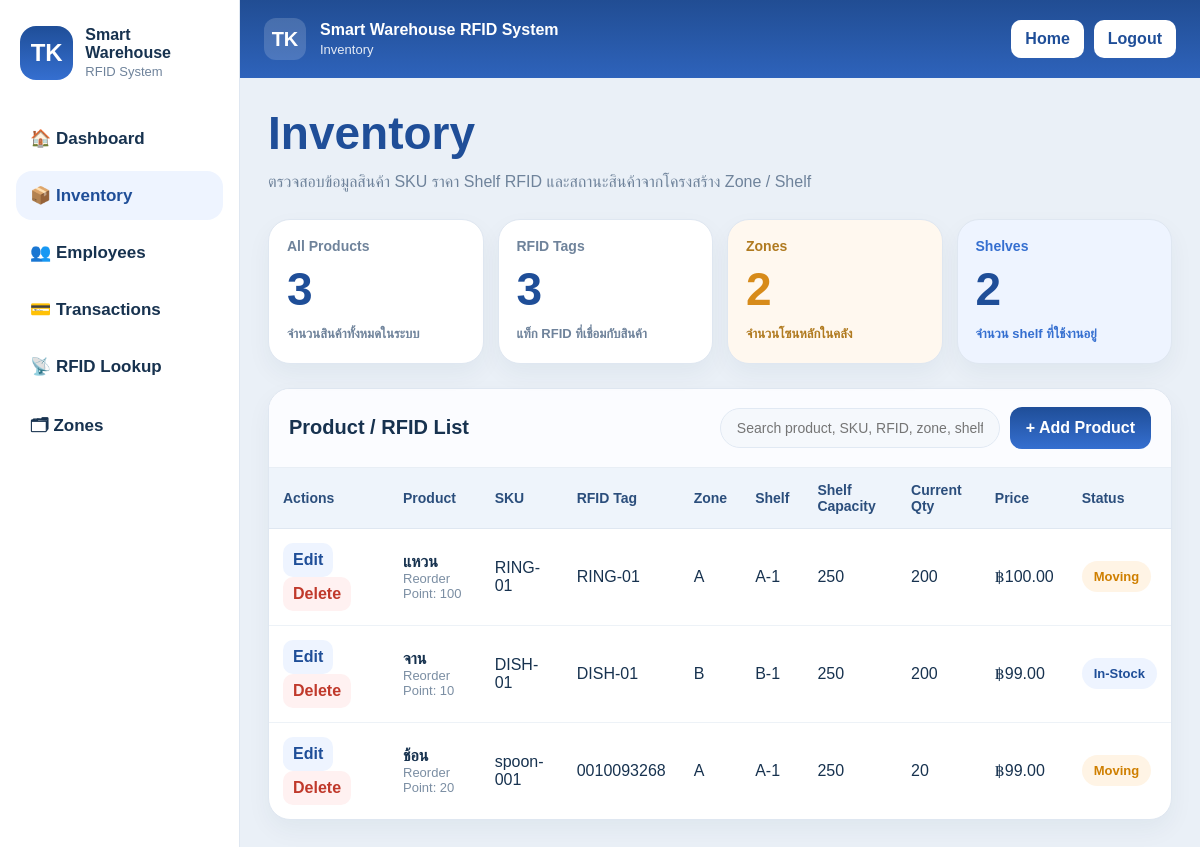
The app's page /smarthouse-rfid/inventory.php (signed in) with its own data.
### tables this page shows
CREATE TABLE `products` (
  `product_id` int(11) NOT NULL,
  `sku` varchar(50) NOT NULL,
  `product_name` varchar(255) NOT NULL,
  `reorder_point` int(11) NOT NULL DEFAULT 0,
  `price` decimal(10,2) NOT NULL DEFAULT 0.00
);

CREATE TABLE `rfid_tags` (
  `rfid_id` int(11) NOT NULL,
  `rfid_code` varchar(100) NOT NULL,
  `product_id` int(11) NOT NULL,
  `shelf_id` int(11) DEFAULT NULL,
  `STATUS` enum('In-Stock','Moving','Shipped') NOT NULL DEFAULT 'In-Stock'
);

CREATE TABLE `zones` (
  `zone_id` int(11) NOT NULL,
  `zone_code` varchar(20) NOT NULL,
  `zone_name` varchar(100) NOT NULL,
  `total_capacity` int(11) NOT NULL DEFAULT 0
);

CREATE TABLE `shelves` (
  `shelf_id` int(11) NOT NULL,
  `zone_id` int(11) NOT NULL,
  `shelf_code` varchar(50) NOT NULL,
  `shelf_capacity` int(11) NOT NULL DEFAULT 0
);

### smarthouse-rfid/inventory.php (the view, shortened to what this page needs)
<?php
require_once __DIR__ . '/config/db.php';
$totalProducts = (int)$pdo->query("SELECT COUNT(*) FROM products")->fetchColumn();
$totalRFID = (int)$pdo->query("SELECT COUNT(*) FROM rfid_tags")->fetchColumn();
$totalZones = (int)$pdo->query("SELECT COUNT(*) FROM zones")->fetchColumn();
$totalShelves = (int)$pdo->query("SELECT COUNT(*) FROM shelves")->fetchColumn();
$sql = "
SELECT
    p.product_id,
    p.product_name,
    p.sku,
    p.price,
    p.reorder_point,
    COALESCE(ps.current_qty, 0) AS current_qty,
    rt.rfid_code,
    rt.status,
    s.shelf_code,
    s.shelf_capacity,
    z.zone_code
FROM products p
LEFT JOIN product_stock ps ON p.product_id = ps.product_id
LEFT JOIN rfid_tags rt ON p.product_id = rt.product_id
LEFT JOIN shelves s ON rt.shelf_id = s.shelf_id
LEFT JOIN zones z ON s.zone_id = z.zone_id
ORDER BY p.product_id ASC
";
$products = $pdo->query($sql)->fetchAll();
require __DIR__ . '/includes/layout.php';
require __DIR__ . '/includes/header.php';
?>
<h1 class="page-title">Inventory</h1>
<div class="page-sub">
  ตรวจสอบข้อมูลสินค้า SKU ราคา Shelf RFID และสถานะสินค้าจากโครงสร้าง Zone / Shelf
</div>
<div class="summary-grid">
  <div class="card summary-card">
    <div class="label">All Products</div>
    <div class="value"><?php echo $totalProducts; ?></div>
    <div class="note">จำนวนสินค้าทั้งหมดในระบบ</div>
  </div>
  <div class="card summary-card">
    <div class="label">RFID Tags</div>
    <div class="value"><?php echo $totalRFID; ?></div>
    <div class="note">แท็ก RFID ที่เชื่อมกับสินค้า</div>
  </div>
  <div class="card summary-card" style="background:#fff8ef;">
    <div class="label" style="color:#b07a1f;">Zones</div>
    <div class="value" style="color:#d78b1a;"><?php echo $totalZones; ?></div>
    <div class="note" style="color:#b07a1f;">จำนวนโซนหลักในคลัง</div>
  </div>
  <div class="card summary-card" style="background:#eef4ff;">
    <div class="label" style="color:#356fd0;">Shelves</div>
    <div class="value" style="color:#1f4e98;"><?php echo $totalShelves; ?></div>
    <div class="note" style="color:#356fd0;">จำนวน shelf ที่ใช้งานอยู่</div>
  </div>
</div>
<div class="card" style="overflow:hidden;">
  <div style="padding:18px 20px;border-bottom:1px solid #e8eef5;background:#fbfcff;display:flex;justify-content:space-between;align-items:center;gap:16px;flex-wrap:wrap;">
    <h3 style="margin:0;font-size:20px;color:#17324f;">Product / RFID List</h3>
    <div style="display:flex;gap:10px;flex-wrap:wrap;align-items:center;">
      <div class="search-box">
        <input id="searchInput" placeholder="Search product, SKU, RFID, zone, shelf">
      </div>
      <a href="products_add.php" class="btn-primary">+ Add Product</a>
    </div>
  </div>
  <div class="table-wrap">
    <table id="inventoryTable">
      <thead>
        <tr>
          <th style="width:120px;">Actions</th>
          <th>Product</th>
          <th>SKU</th>
          <th>RFID Tag</th>
          <th>Zone</th>
          <th>Shelf</th>
          <th>Shelf Capacity</th>
          <th>Current Qty</th>
          <th>Price</th>
          <th>Status</th>
        </tr>
      </thead>
      <tbody>
        <?php foreach ($products as $row): ?>
          <tr>
            <td>
              <a href="products_edit.php?id=<?php echo (int)$row['product_id']; ?>" style="display:inline-block;padding:8px 10px;border-radius:10px;background:#eef4ff;color:#1f4e98;font-weight:700;margin-right:6px;">Edit</a>
              <a href="products_delete.php?id=<?php echo (int)$row['product_id']; ?>" onclick="return confirm('ยืนยันการลบสินค้านี้?')" style="display:inline-block;padding:8px 10px;border-radius:10px;background:#fff1f1;color:#c0392b;font-weight:700;">Delete</a>
            </td>
            <td>
              <div style="font-weight:700;color:#17324f;"><?php echo htmlspecialchars($row['product_name']); ?></div>
              <div style="font-size:13px;color:#7b8ea3;">Reorder Point: <?php echo (int)$row['reorder_point']; ?></div>
            </td>
            <td><?php echo htmlspecialchars($row['sku']); ?></td>
            <td><?php echo htmlspecialchars($row['rfid_code'] ?? '-'); ?></td>
            <td><?php echo htmlspecialchars($row['zone_code'] ?? '-'); ?></td>
            <td><?php echo htmlspecialchars($row['shelf_code'] ?? '-'); ?></td>
            <td><?php echo isset($row['shelf_capacity']) ? (int)$row['shelf_capacity'] : '-'; ?></td>
            <td><?php echo (int)$row['current_qty']; ?></td>
            <td>฿<?php echo number_format((float)$row['price'], 2); ?></td>
            <td>
              <?php
                $badgeClass = 'ok';
                if (($row['status'] ?? '') === 'Moving') $badgeClass = 'warn';
              ?>
              <span class="badge <?php echo $badgeClass; ?>">
                <?php echo htmlspecialchars($row['status'] ?? '-'); ?>
              </span>
            </td>
          </tr>
        <?php endforeach; ?>
      </tbody>
    </table>
  </div>
</div>
<?php require __DIR__ . '/includes/footer.php'; ?>

### smarthouse-rfid/includes/layout.php (style rules this page uses)
* { box-sizing: border-box; }
body { margin: 0; font-family: Arial, Helvetica, sans-serif; background: #eaf0f7; color: #17324f; }
a { text-decoration: none; }
.page-title { font-size: 46px; color: #1f4e98; margin: 0 0 8px; font-weight: 800; }
.page-sub { color: #6f839b; line-height: 1.8; margin-bottom: 22px; }
.card { background: #fff; border: 1px solid #dfe7f1; border-radius: 22px; box-shadow: 0 10px 24px rgba(25,52,77,.05); }
.summary-grid { display: grid; grid-template-columns: repeat(4, minmax(0,1fr)); gap: 14px; margin-bottom: 24px; }
.summary-card { padding: 18px; }
.label { font-size: 14px; color: #6f839b; font-weight: 700; }
.value { font-size: 46px; color: #1f4e98; font-weight: 800; margin-top: 8px; }
.note { margin-top: 8px; font-size: 13px; color: #6f839b; font-weight: 700; line-height: 1.6; }
.table-wrap { overflow: auto; }
table { width: 100%; border-collapse: collapse; min-width: 900px; }
th { text-align: left; background: #eef4fb; color: #2b4e7c; font-size: 14px; font-weight: 800; padding: 14px; border-bottom: 1px solid #dfe7f1; }
td { padding: 14px; border-bottom: 1px solid #edf2f7; vertical-align: middle; }
tr:last-child td { border-bottom: 0; }
.badge { display: inline-flex; align-items: center; padding: 8px 12px; border-radius: 999px; font-size: 13px; font-weight: 700; white-space: nowrap; }
.ok { background: #eef4ff; color: #1f4e98; }
.warn { background: #fff4e5; color: #cf7f00; }
.btn-primary { display: inline-block; background: linear-gradient(180deg, #1f4e98, #356fd0); color: #fff; padding: 12px 16px; border-radius: 12px; font-weight: 700; border: 0; }
.search-box { background: #f5f8fc; border: 1px solid #e1e9f3; border-radius: 999px; padding: 10px 14px; min-width: 280px; }
.search-box input { width: 100%; border: 0; outline: 0; background: transparent; font-size: 14px; color: #17324f; }

### records on screen
products: product_name "แหวน", reorder_point "100", sku "RING-01", rfid_tags.rfid_code "RING-01", zones.zone_code "A", shelves.shelf_code "A-1", shelves.shelf_capacity "250", current_qty "200", price "100.00", rfid_tags.STATUS "Moving"
products: product_name "จาน", reorder_point "10", sku "DISH-01", rfid_tags.rfid_code "DISH-01", zones.zone_code "B", shelves.shelf_code "B-1", shelves.shelf_capacity "250", current_qty "200", price "99.00", rfid_tags.STATUS "In-Stock"
products: product_name "ช้อน", reorder_point "20", sku "spoon-001", rfid_tags.rfid_code "0010093268", zones.zone_code "A", shelves.shelf_code "A-1", shelves.shelf_capacity "250", current_qty "20", price "99.00", rfid_tags.STATUS "Moving"

### other values on screen
$pageTitle "Inventory"
$totalProducts "3"
$totalRFID "3"
$totalZones "2"
$totalShelves "2"
